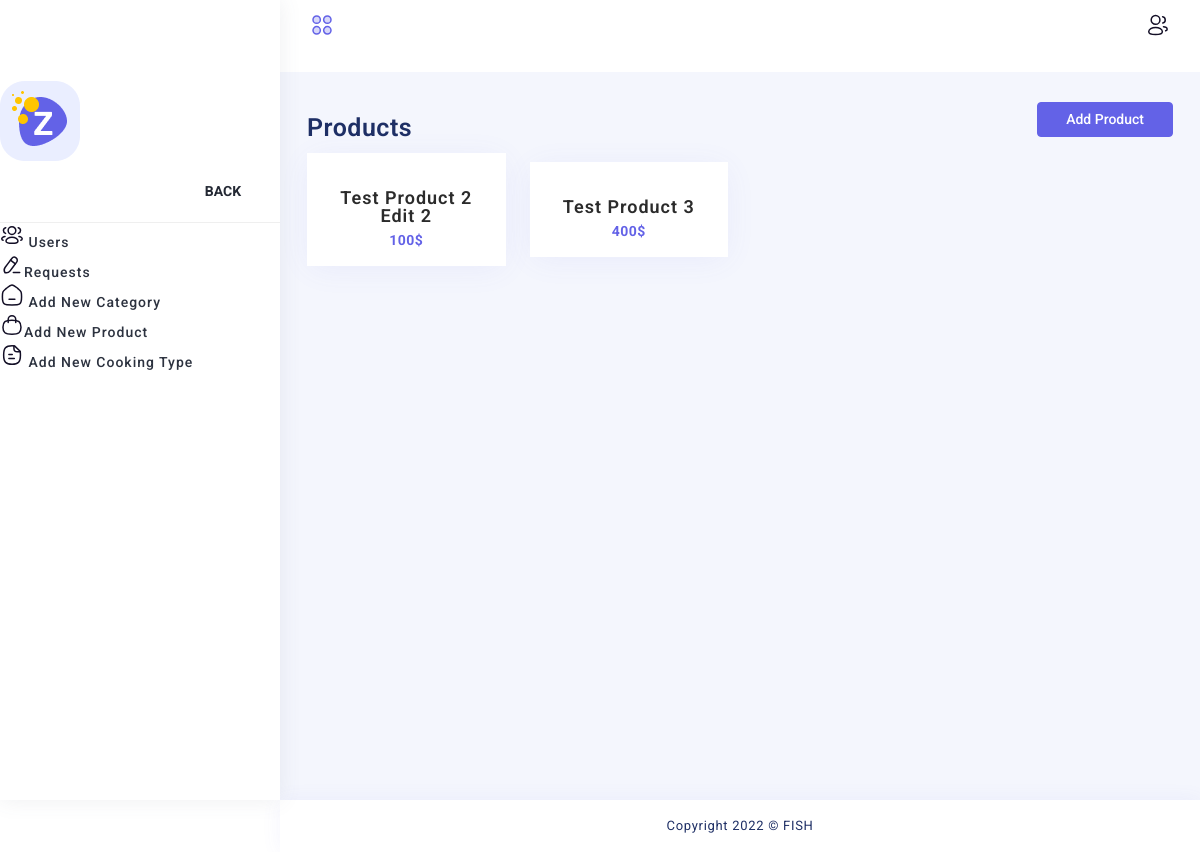
/fish-manager/Code/products.php, run on the app's committed database.
### tables this page shows
CREATE TABLE `products` (
  `id` int(11) NOT NULL,
  `p_name` varchar(100) DEFAULT NULL,
  `p_cat` int(11) NOT NULL,
  `p_price` varchar(20) DEFAULT NULL,
  `p_desc` text DEFAULT NULL
);

### fish-manager/Code/products.php (the view, shortened to what this page needs)
<?php
include 'connect.php';
$sql = $con->prepare('select *
                            from products');
$sql->execute();
$products = $sql->fetchAll();
?>
<!DOCTYPE html>
<html lang="en">
<head>
  <link rel="stylesheet" type="text/css" href="../assets/css/vendors/font-awesome.css">
  <link rel="stylesheet" type="text/css" href="../assets/css/vendors/icofont.css">
  <link rel="stylesheet" type="text/css" href="../assets/css/vendors/themify.css">
  <link rel="stylesheet" type="text/css" href="../assets/css/vendors/flag-icon.css">
  <link rel="stylesheet" type="text/css" href="../assets/css/vendors/feather-icon.css">
  <link rel="stylesheet" type="text/css" href="../assets/css/vendors/scrollbar.css">
  <link rel="stylesheet" type="text/css" href="../assets/css/vendors/animate.css">
  <link rel="stylesheet" type="text/css" href="../assets/css/vendors/date-picker.css">
  <link rel="stylesheet" type="text/css" href="../assets/css/vendors/photoswipe.css">
  <link rel="stylesheet" type="text/css" href="../assets/css/vendors/bootstrap.css">
  <link rel="stylesheet" type="text/css" href="../assets/css/style.css">
  <link id="color" rel="stylesheet" href="../assets/css/color-1.css" media="screen">
  <link rel="stylesheet" type="text/css" href="../assets/css/responsive.css">
</head>
<body style="text-align: center">
<div class="page-wrapper compact-wrapper" id="pageWrapper">
  <div class="page-header">
    <div class="header-wrapper row m-0">
      <div class="header-logo-wrapper col-auto p-0">
        <div class="toggle-sidebar">
          <div class="status_toggle sidebar-toggle d-flex">
          </div>
        </div>
      </div>
      <div class="nav-right col-10 col-sm-6 pull-right right-header p-0">
        <ul class="nav-menus">
          <li class="profile-nav onhover-dropdown pe-0 py-0 me-0">
            <div class="media profile-media">
            </div>
          </li>
        </ul>
      </div>
    </div>
  </div>
  <div class="page-body-wrapper">
    <div class="sidebar-wrapper">
      <div>
        <div class="logo-wrapper"><a href="index.php"><img class="img-fluid for-light" src="../assets/images/logo.jpg" alt=""><img class="img-fluid for-dark" src="../assets/images/logo/small-white-logo.png" alt=""></a>
        </div>
        <nav class="sidebar-main">
          <div id="sidebar-menu">
            <ul class="sidebar-links" id="simple-bar">
              <li class="back-btn"><a href="index.php"><img class="img-fluid" src="../assets/images/logo-icon.png" alt=""></a>
                <div class="mobile-back text-end"><span>Back</span><i class="fa fa-angle-right ps-2" aria-hidden="true"></i></div>
              </li>
              <li class="sidebar-list">
                <a class="sidebar-link sidebar-title link-nav" href="index.php">
                  <span>Users</span></a>
              </li>
              <li class="sidebar-list">
                <a class="sidebar-link sidebar-title link-nav" href="requests.php">
                  <span>Requests</span></a>
              </li>
              <li class="sidebar-list">
                <a class="sidebar-link sidebar-title link-nav" href="categories.php">
                  <span>Add new Category</span></a>
              </li>
              <li class="sidebar-list">
                <a class="sidebar-link sidebar-title link-nav" href="products.php">
                  <span>Add new Product</span></a>
              </li>
              <li class="sidebar-list">
                <a class="sidebar-link sidebar-title link-nav" href="cooking.php">
                  <span>Add new Cooking type</span>
                </a>
              </li>
            </ul>
          </div>
        </nav>
      </div>
    </div>
        <div class="page-body">
          <div class="container-fluid">
            <div class="page-title">
              <div class="row">
                <div class="col-12 col-sm-6">
                  <h3 style="text-align: left">Products</h3>
                </div>
                <div class="col-12 col-sm-6">
                  <p class="breadcrumb">
                    <button class="btn btn-primary" type="button" data-bs-toggle="modal" data-bs-target=".bd-example-modal-lg">Add Product</button>
                  </p>
                </div>
              </div>
                <div class="row">
                    <?php foreach ($products as $product) {
                        $sql3 = $con->prepare('select photo
                            from p_photo
                            where p_id = '. $product['id']);
                        $sql3->execute();
                        $photo = $sql3->fetch();
                        ?>
                        <div class="col-xl-3 col-sm-12 xl-3">
                            <div class="card">
                                <div class="product-box">
                                    <div class="product-img"><img class="img-fluid" src="<?php echo $base_url . $photo['photo'];?>" alt=""></div>
                                    <div class="product-details">
                                        <a href="product-details.php?id=<?php echo $product['id'];?>"><h4><?php echo $product['p_name'];?></h4></a>
                                        <div class="product-price"><?php echo $product['p_price'];?>$</div>
                                    </div>
                                </div>
                            </div>
                        </div>
                    <?php }?>
                </div>
              </div>
            </div>
          </div>
        </div>
        <footer class="footer">
          <div class="container-fluid">
            <div class="row">
              <div class="col-md-12 footer-copyright text-center">
                <p class="mb-0">Copyright 2022 © FISH  </p>
              </div>
            </div>
          </div>
        </footer>
      </div>
  </body>
</html>

### data on the page
products: p_name "Test Product 2 Edit 2", p_price "100"
products: p_name "Test Product 3", p_price "400"
